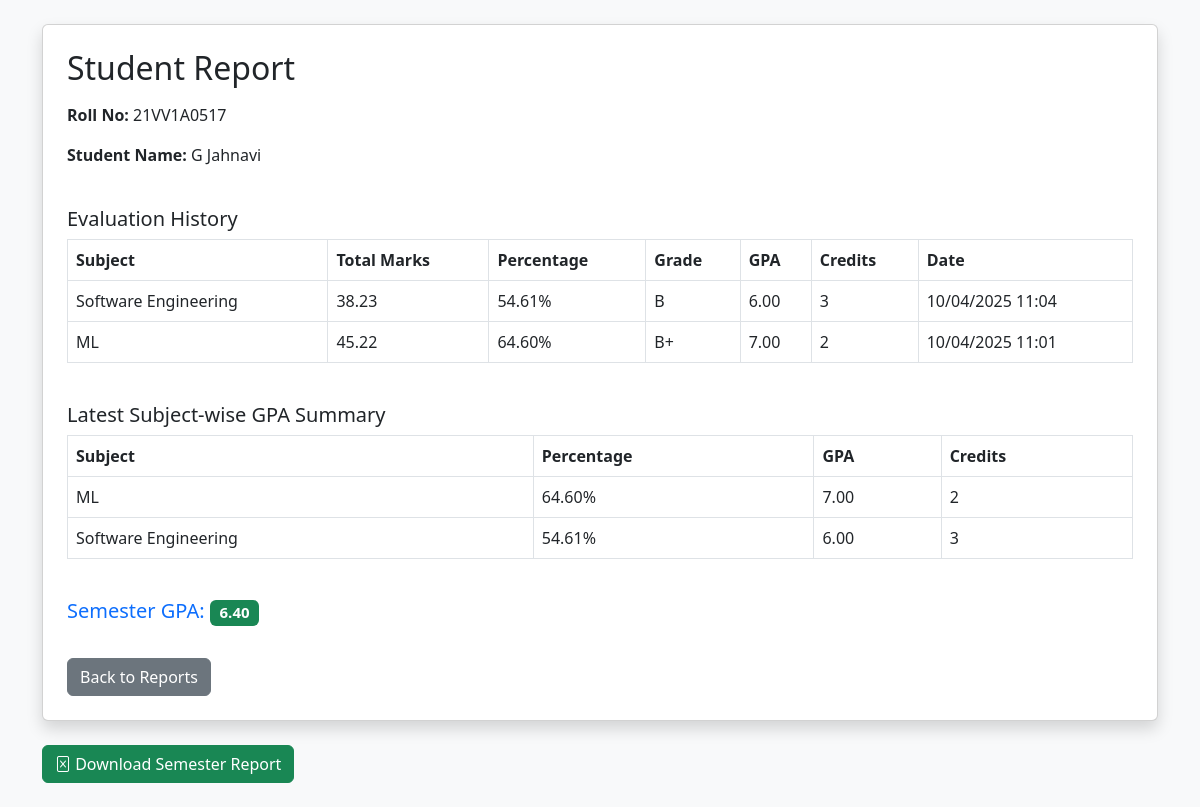
The app's page /student/21VV1A0517 with its own data.
### tables this page shows
CREATE TABLE students (
            roll_no TEXT PRIMARY KEY,
            full_name TEXT,
            department TEXT);

CREATE TABLE evaluations (
            id INTEGER PRIMARY KEY AUTOINCREMENT,
            roll_no TEXT NOT NULL,
            subject TEXT NOT NULL,
            timestamp TEXT,
            total_marks REAL,
            percentage REAL,
            grade TEXT,
            grade_point REAL,
            student_pdf_path TEXT,
            model_pdf_path TEXT,
            question_pdf_path TEXT,
            credits INTEGER DEFAULT 3);

### app.py (the view)
@app.route("/student/<roll_no>")
def student_report(roll_no):
    try:
        db = get_db()
        student = db.execute('''
            SELECT e.*, strftime('%d/%m/%Y %H:%M', e.timestamp) as formatted_date, s.full_name
            FROM evaluations e
            LEFT JOIN students s ON e.roll_no = s.roll_no
            WHERE e.roll_no = ?
            ORDER BY e.timestamp DESC
            LIMIT 1
        ''', (roll_no,)).fetchone()
        if not student:
            return render_template("error.html", message="Student not found")
        evaluations = db.execute('''
            SELECT e.subject, e.total_marks, e.percentage, e.grade, e.grade_point, e.credits,
                strftime('%d/%m/%Y %H:%M', e.timestamp) as formatted_date
            FROM evaluations e
            WHERE e.roll_no = ?
            ORDER BY e.timestamp DESC
        ''', (roll_no,)).fetchall()
        subject_performance = db.execute('''
            SELECT e.subject,
                e.percentage as avg_percentage,
                e.grade_point as avg_grade_point,
                e.credits
            FROM evaluations e
            INNER JOIN (
                SELECT subject, MAX(timestamp) as latest_time
                FROM evaluations
                WHERE roll_no = ?
                GROUP BY subject
            ) latest_eval
            ON e.subject = latest_eval.subject AND e.timestamp = latest_eval.latest_time
            WHERE e.roll_no = ?
        ''', (roll_no, roll_no)).fetchall()
        if subject_performance:
            total_credits = sum(row['credits'] for row in subject_performance)
            weighted_gpa = sum(row['avg_grade_point'] * row['credits'] for row in subject_performance)
            failed_subjects = any(row['avg_grade_point'] == 0.0 for row in subject_performance)
            if failed_subjects:
                semester_gpa = 0.0  # Semester GPA is 0 if any subject is failed
            elif total_credits > 0:
                semester_gpa = weighted_gpa / total_credits
            else:
                semester_gpa = 0.0
        else:
            semester_gpa = 0.0
        return render_template("student_report.html",
            roll_no=roll_no,
            student=student,
            evaluations=evaluations,
            subject_performance=subject_performance,
            semester_gpa=semester_gpa)
    except Exception as e:
        app.logger.error(f"Student report error: {str(e)}")
        return render_template("error.html", message="Could not generate student report")

### app.py (called while the page is built)
def get_db():
    db = getattr(g, '_database', None)
    if db is None:
        db = g._database = sqlite3.connect(DATABASE)
        db.row_factory = sqlite3.Row
    return db

@app.teardown_appcontext
def close_connection(exception):
    db = getattr(g, '_database', None)
    if db is not None:
        db.close()

### templates/student_report.html (shortened to what this page needs)
<!DOCTYPE html>
<html>
<head>
    <link href="https://cdn.jsdelivr.net/npm/bootstrap@5.3.0/dist/css/bootstrap.min.css" rel="stylesheet">
    <link rel="stylesheet" href="https://cdn.jsdelivr.net/npm/bootstrap-icons@1.10.0/font/bootstrap-icons.css">
</head>
<body class="bg-light">
    <div class="container py-4">
        <div class="card shadow p-4 mb-4">
            <h2 class="mb-3">Student Report</h2>
            {% if student %}
                <p><strong>Roll No:</strong> {{ roll_no }}</p>
                <p><strong>Student Name:</strong> {{ student.full_name }}</p>
            {% endif %}
            <h5 class="mt-4">Evaluation History</h5>
            <table class="table table-bordered">
                <thead>
                    <tr>
                        <th>Subject</th>
                        <th>Total Marks</th>
                        <th>Percentage</th>
                        <th>Grade</th>
                        <th>GPA</th>
                        <th>Credits</th>
                        <th>Date</th>
                    </tr>
                </thead>
                <tbody>
                    {% for eval in evaluations %}
                    <tr>
                        <td>{{ eval.subject }}</td>
                        <td>{{ eval.total_marks }}</td>
                        <td>{{ "%.2f"|format(eval.percentage) }}%</td>
                        <td>{{ eval.grade }}</td>
                        <td>{{ "%.2f"|format(eval.grade_point) }}</td>
                        <td>{{ eval.credits }}</td>
                        <td>{{ eval.formatted_date }}</td>
                    </tr>
                    {% endfor %}
                </tbody>
            </table>
            <h5 class="mt-4">Latest Subject-wise GPA Summary</h5>
            <table class="table table-bordered">
                <thead>
                    <tr>
                        <th>Subject</th>
                        <th>Percentage</th>
                        <th>GPA</th>
                        <th>Credits</th>
                    </tr>
                </thead>
                <tbody>
                    {% for s in subject_performance %}
                    <tr>
                        <td>{{ s.subject }}</td>
                        <td>{{ "%.2f"|format(s.avg_percentage) }}%</td>
                        <td>{{ "%.2f"|format(s.avg_grade_point) }}</td>
                        <td>{{ s.credits }}</td>
                    </tr>
                    {% endfor %}
                </tbody>
            </table>
            <h5 class="mt-4 text-primary">
                Semester GPA:
                <span class="badge bg-success">{{ "%.2f"|format(semester_gpa) }}</span>
            </h5>
            <div class="mt-4">
                <a href="/reports" class="btn btn-secondary">Back to Reports</a>
            </div>
        </div>
    <div class="mt-4 d-flex justify-content-between align-items-center">
        <a href="/download_semester_report/{{ roll_no }}" class="btn btn-success">
            <i class="bi bi-file-excel"></i> Download Semester Report
        </a>
    </div>
    </div>
</body>
</html>

### records on screen
students: full_name "G Jahnavi"
evaluations: subject "Software Engineering", total_marks "38.23", percentage "54.61", grade "B", grade_point "6.00", credits "3", formatted_date "10/04/2025 11:04", avg_percentage "54.61", avg_grade_point "6.00"
evaluations: subject "ML", total_marks "45.22", percentage "64.60", grade "B+", grade_point "7.00", credits "2", formatted_date "10/04/2025 11:01", avg_percentage "64.60", avg_grade_point "7.00"

### other values on screen
{{ roll_no }} "21VV1A0517"
{{ "%.2f"|format(semester_gpa) }} "6.40"
